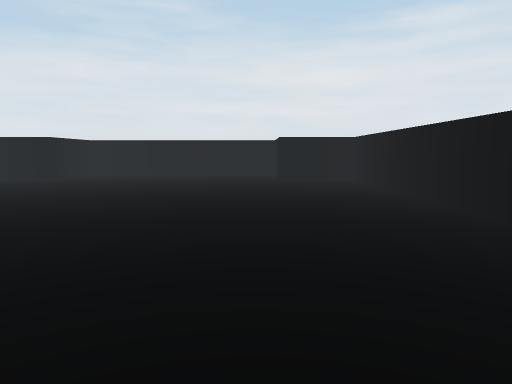
view 1 (above)

17 first-person views from a walk through a scene from a Unity 3-D project. The camera is 0.62 m above the floor, tilts 6° down and sees 70° across. The floor is counted in squares, 1 m on a side. Each view is taken from the middle of a square. On the plan, view 1 faces up. The plan holds only what a view shows up to about 10 squares ahead; the rest is blank. The place goes on beyond the plan. The player is left out. Door leaves are left out, so doorways stand open.

view 2
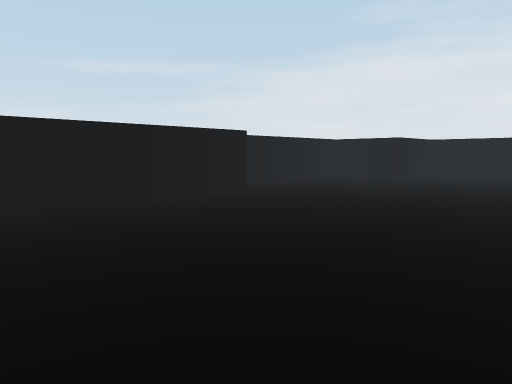

view 3
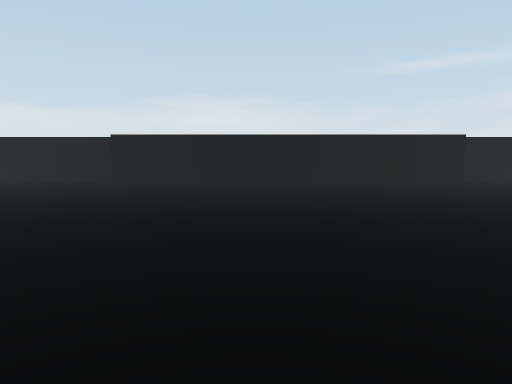

view 4
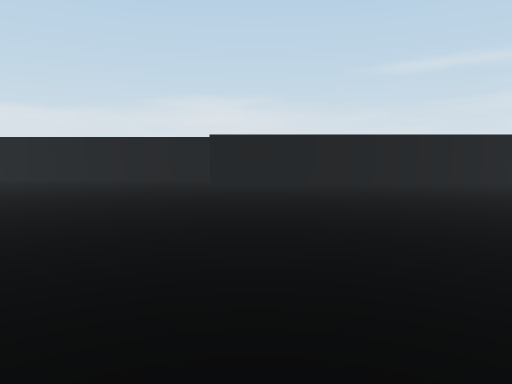

view 5
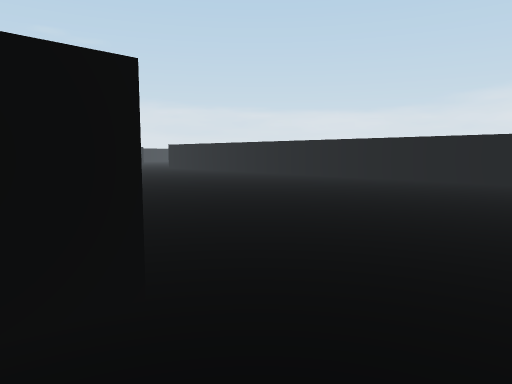

view 6
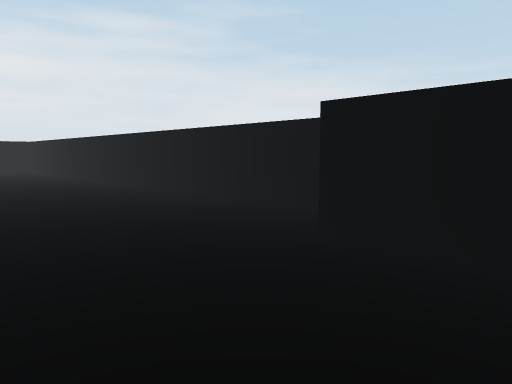

view 7
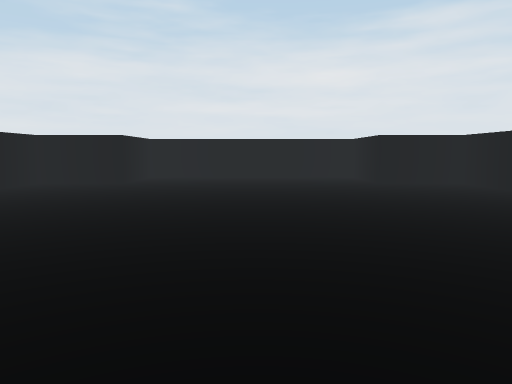

view 8
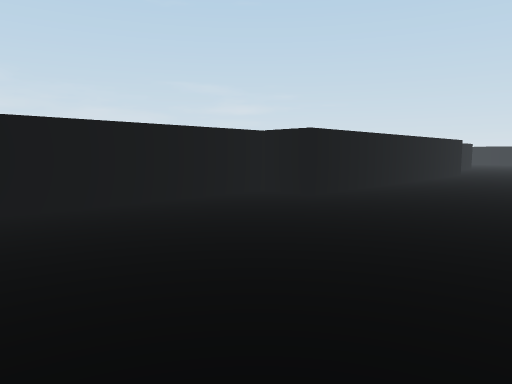

view 9
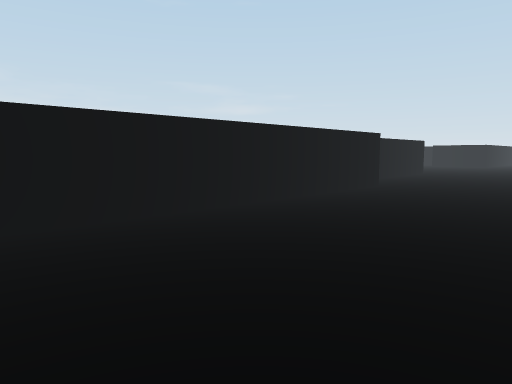

view 10
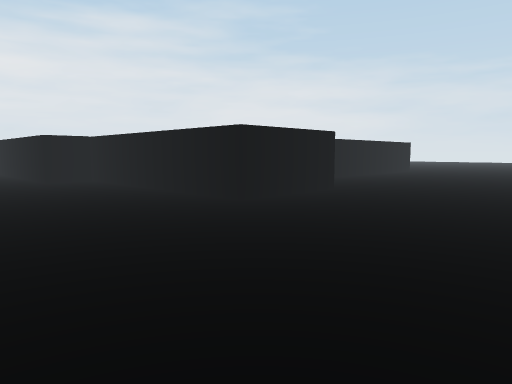

view 11
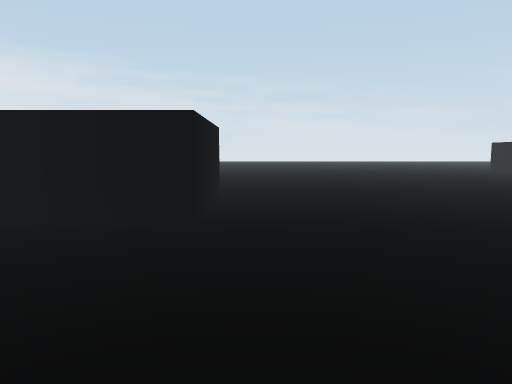

view 12
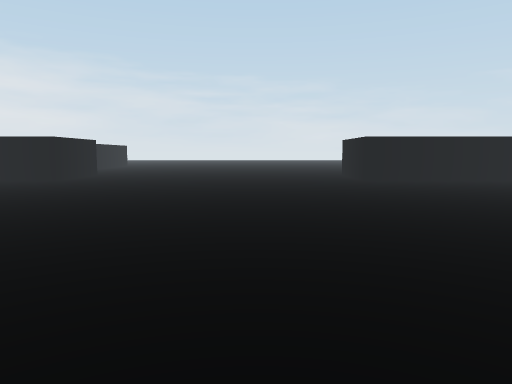

view 13
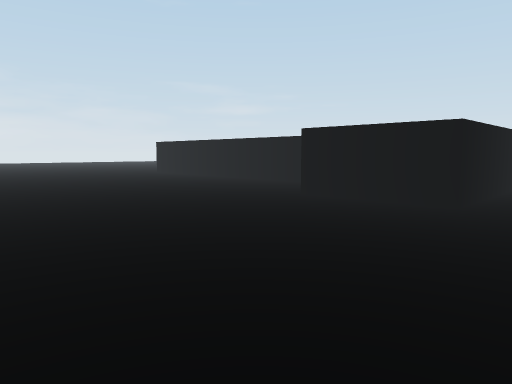

view 14
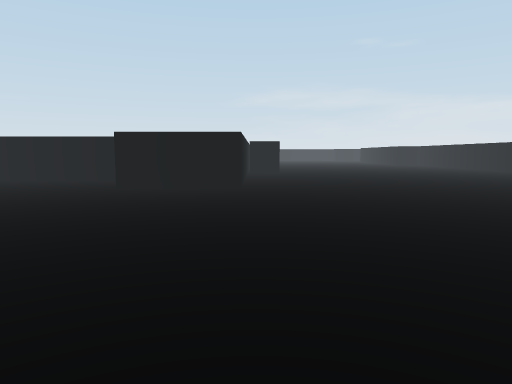

view 15
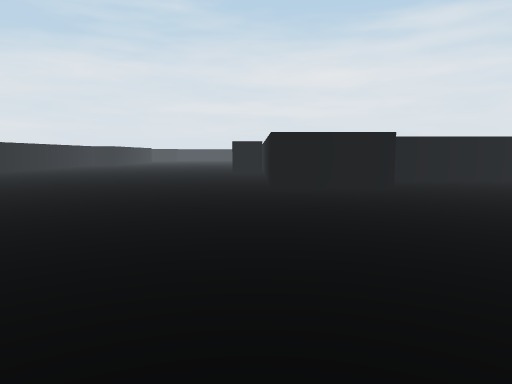

view 16
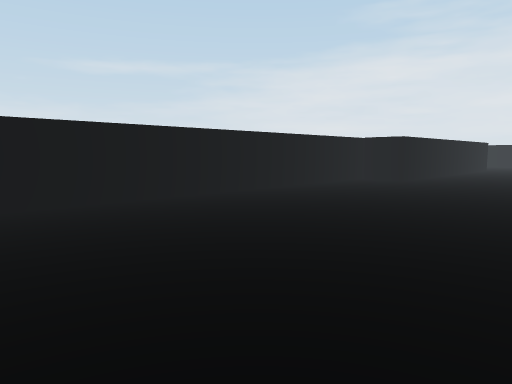

view 17
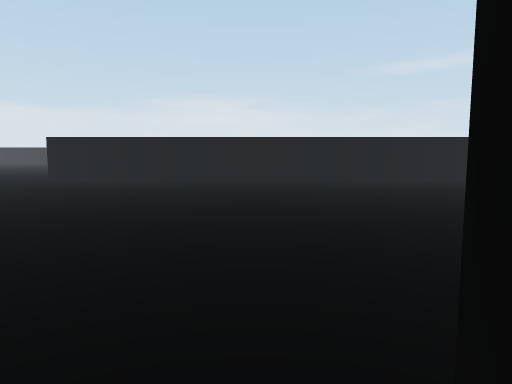

### Floor plan
Points are (right, up) in squares from view 1. A wall is a line through its corners. A room is listed if a view was taken in it or the views show most of it. See-through windows are left out.
Room 1 (views 1, 2, 3, 4, 5, 6, 7, 8, 9, 10, 11, 12, 13, 14, 15, 16, 17)
walls: (-6.5, -2.6) (-6.5, -15.9); (4.5, -15.5) (2.3, -15.5) (2.3, -10.6) (1.3, -10.6) (1.3, -3.4) (2.3, -3.4) (2.3, 8.6) (0.6, 8.6) (0.6, 10.6) (-4.8, 10.6) (-4.8, 8.6) (-6.5, 8.6) (-6.5, 4.8); (7.5, -13.7) (5.1, -13.7); (2.3, -25.5) (2.3, -22.5) (4.5, -22.5); (5.1, -24.3) (7.5, -24.3); (-5.5, 4.2) (-5.5, -2.9) (-6.5, -2.9)

Positions as (right, up) in squares from view 1, and headings:
1: (0, 0), facing up
2: (-1, 0), facing up-left
3: (2, 0), facing left
4: (2, -2), facing left
5: (2, -2), facing down-left
6: (-1, -5), facing up-right
7: (-2, 1), facing up
8: (-2, 1), facing down-right
9: (-2, -4), facing down-right
10: (-1, -19), facing up-right
11: (-1, -16), facing right
12: (-6, -20), facing right
13: (1, -18), facing down-right
14: (2, -16), facing down
15: (2, -22), facing up
16: (-2, -11), facing up-left
17: (2, -11), facing left
